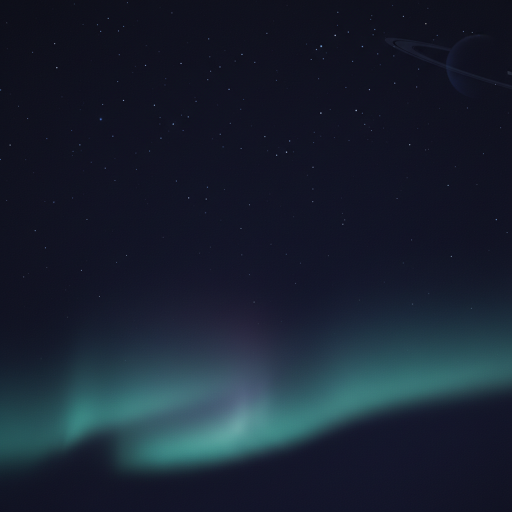
#> input picture assets/wallpaper.png, 1024 x 1024 px (shown at 1/2 size)
$ python preview.py
#> lines starting #> are read from the running program, lines starting #| are printed output that depends on the picture
### build/palette.py
"""
Albiorix — master colour palette (single source of truth).

Albiorix is an irregular moon of Saturn, named after a Gaulish war-god.
The theme is a deep-space dark theme: a cool indigo-charcoal base (never pure
black), one confident aurora-teal accent, and a teal-tinted outgoing bubble.
Bright teal is used only for accents that sit on dark surfaces (text, icons,
links, outlines); filled accent areas that carry light text use a deeper teal so
contrast stays within WCAG AA.

All values are 6-digit lowercase hex (no leading '#'). Alpha, where needed, is
applied per-platform in build.py.
"""

PALETTE = {
    # ── Deep-space surfaces (dark, cool, never pure black) ────────────────
    "bgDeep":      "0a0d13",  # deepest base (status bar / behind everything)
    "bg":          "0c0f16",  # app background — chat list, settings, screens
    "bgOver":      "12161f",  # base with pointer hover
    "bgRipple":    "171c27",  # ripple / pressed on base
    "surface":     "141a24",  # elevated surface — action bar, search, sections
    "surface2":    "1b2230",  # higher elevation — menus, dialogs, sheets
    "border":      "232c3a",  # hairlines, dividers, outlines

    # ── Message bubbles ───────────────────────────────────────────────────
    "inBubble":    "161d28",  # incoming bubble (cool elevated)
    "inBubbleSel": "1d2738",  # incoming, selected
    "outBubble":   "0f564e",  # outgoing bubble (deep aurora teal)
    "outBubbleGrad":"15695d", # outgoing bubble subtle gradient stop (Android)
    "outBubbleSel":"18675d",  # outgoing, selected
    "serviceBg":   "0f1620",  # service-message pill (alpha applied per platform)

    # ── Text ──────────────────────────────────────────────────────────────
    "text":        "e9eef5",  # primary text (cool off-white, not pure white)
    "textSub":     "8a99ae",  # secondary text, subtitles, timestamps
    "textDim":     "5c6776",  # disabled / hints / placeholders
    "onAccent":    "ffffff",  # text/icon on filled accent (deep teal -> white ok)

    # ── Accent (aurora teal) ──────────────────────────────────────────────
    "accent":      "35d6be",  # bright teal — links/icons/online/outline on dark
    "accentText":  "4fe3cd",  # brighter teal for in-bubble links
    "accentFill":  "0c8071",  # deep teal fill — buttons, send, active areas (AA)
    "accentFillOver":"0f9282",# fill hover
    "accentFillRipple":"12a392",# fill ripple
    "accentDeep":  "103f3a",  # deep teal — selected chat row, pressed accent
    "accentDim":   "1c5048",  # muted teal — selected incoming bubble overlay

    # ── Functional / semantic (kept hued, tuned for dark) ─────────────────
    "red":         "ff5c5c",  # destructive / errors
    "redDim":      "e0484c",  # pressed destructive
    "green":       "4fc97a",  # success / calls answered / verified
    "gold":        "e6b873",  # Saturn-ring micro-accent: stars, premium, pinned
    "orange":      "e8a85f",  # warnings / some file types

    # ── Avatar / accent palette spread (placeholder avatars, folders) ─────
    # cohesive cool/jewel set so default avatars don't clash with the theme
    "av1":         "35d6be",  # teal
    "av2":         "5aa7ff",  # azure
    "av3":         "9d8cff",  # violet
    "av4":         "e6b873",  # gold
    "av5":         "ff7a9c",  # rose
    "av6":         "4fc97a",  # green
    "av7":         "f08a5d",  # coral
}


def hx(token):
    """Return the 6-digit hex for a palette token (or pass through a literal)."""
    return PALETTE.get(token, token)

### build/preview.py
#!/usr/bin/env python3
"""
Render accurate Albiorix previews from the exact palette (no guess-work):

  assets/preview.png     a phone chat mock-up using the real theme colours
  assets/palette.png     labelled swatches of the key roles

Rendered at 2x and downsampled for crisp anti-aliasing.  Run: python3 build/preview.py
"""
import os, sys
from PIL import Image, ImageDraw, ImageFont

sys.path.insert(0, os.path.dirname(os.path.abspath(__file__)))
from palette import hx

ROOT = os.path.dirname(os.path.dirname(os.path.abspath(__file__)))
ASSETS = os.path.join(ROOT, "assets")
S = 2  # supersample factor
FONT = "/usr/share/fonts/truetype/dejavu/DejaVuSans.ttf"
FONTB = "/usr/share/fonts/truetype/dejavu/DejaVuSans-Bold.ttf"

def C(tok, a=255):
    r, g, b = int(hx(tok)[0:2], 16), int(hx(tok)[2:4], 16), int(hx(tok)[4:6], 16)
    return (r, g, b, a)

def f(size, bold=False):
    return ImageFont.truetype(FONTB if bold else FONT, size * S)

# [11 lines left out: function wrap, not called in this run]

def circle_avatar(size):
    """Round crop of the ring-planet icon for the chat avatar."""
    path = os.path.join(ASSETS, "icon.png")
    im = Image.open(path).convert("RGBA").resize((size, size), Image.LANCZOS)
    mask = Image.new("L", (size, size), 0)
    ImageDraw.Draw(mask).ellipse((0, 0, size, size), fill=255)
    im.putalpha(mask)
    return im

# [12 lines left out: function grad_bubble, not called in this run]


def render_chat():
    W, H = 760 * S, 1480 * S
    img = Image.new("RGBA", (W, H), C("bgDeep"))
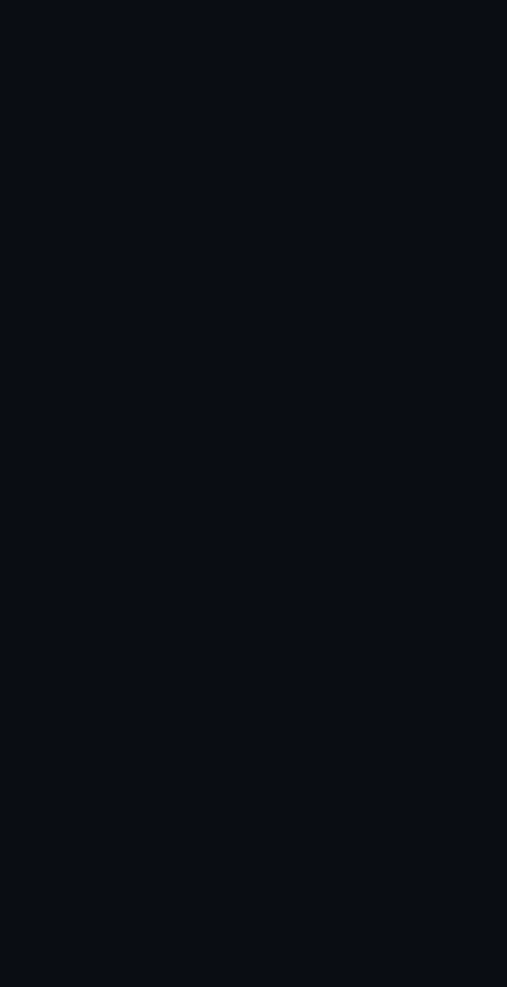
#> img: PIL image 1520x2960 RGBA (shown at 1/3 size); mean R, G, B, A 10, 13, 19, 255
    d = ImageDraw.Draw(img)

    pad = 22 * S
    statusH = 38 * S
    barH = 92 * S

    # ── chat wallpaper behind messages ──
    wp = Image.open(os.path.join(ASSETS, "wallpaper.png")).convert("RGB")
#> wp is the input picture: PIL image 1024x1024 RGB; mean R, G, B 24.1, 33.6, 48.3
    area_top = statusH + barH
    area = (W, H - area_top - 100 * S)
    # cover-crop
    sc = max(area[0] / wp.width, area[1] / wp.height)
#> sc = 2.44
    wp2 = wp.resize((int(wp.width * sc), int(wp.height * sc)), Image.LANCZOS)
    cx, cy = (wp2.width - area[0]) // 2, (wp2.height - area[1]) // 2
#> cx = 490; cy = 0
    wp2 = wp2.crop((cx, cy, cx + area[0], cy + area[1]))
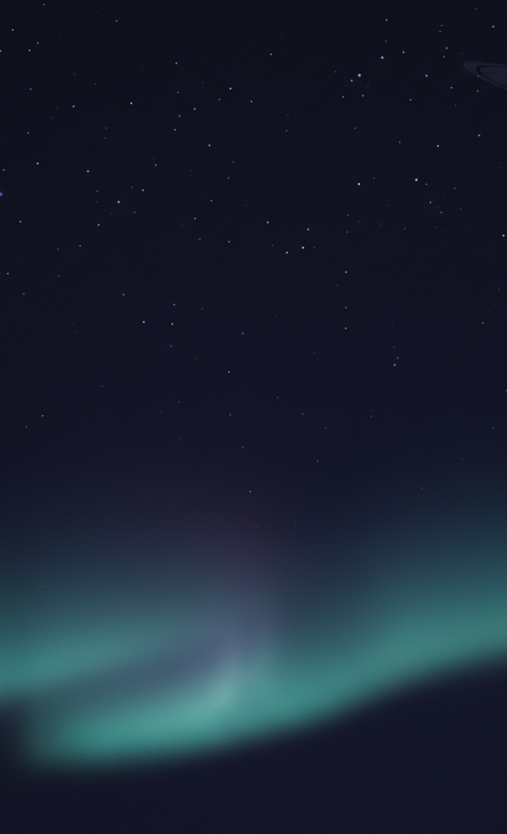
#> wp2: PIL image 1520x2500 RGB (shown at 1/3 size); mean R, G, B 26.2, 36.4, 51.7
    img.paste(wp2, (0, area_top))
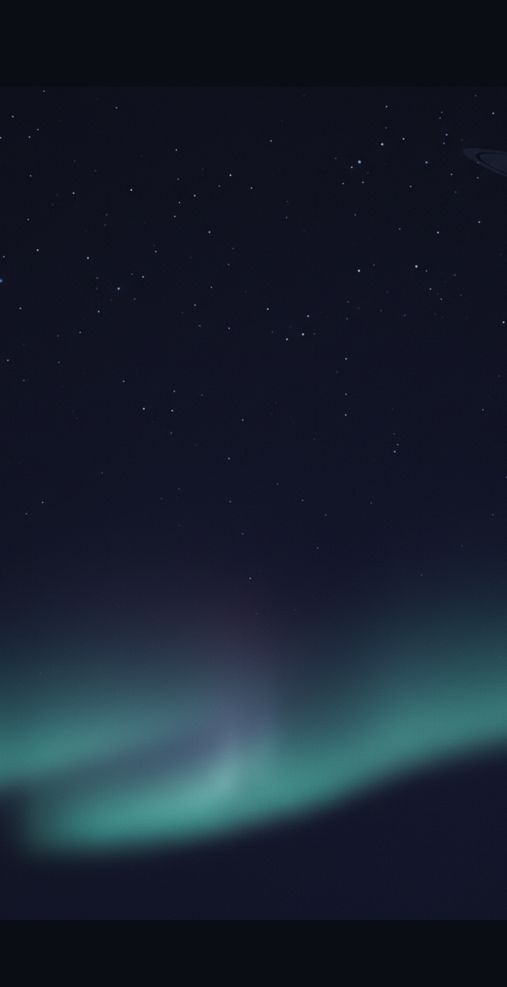
#> img: PIL image 1520x2960 RGBA (shown at 1/3 size); mean R, G, B, A 23.7, 32.7, 46.6, 255

    # ── status bar ──
    d.rectangle((0, 0, W, statusH), fill=C("bgDeep"))
    d.text((pad, statusH // 2), "9:41", font=f(15, True), fill=C("text"), anchor="lm")
    for i, r in enumerate((26, 18, 10)):  # faux signal/wifi/batt dots
        x = W - pad - i * 22 * S
        d.ellipse((x - 5 * S, statusH//2 - 5*S, x + 5*S, statusH//2 + 5*S), fill=C("textSub"))

    # ── action bar ──
    d.rectangle((0, statusH, W, statusH + barH), fill=C("surface"))
    by = statusH + barH // 2
    d.text((pad, by), "‹", font=f(34, True), fill=C("accent"), anchor="lm")
    av = circle_avatar(56 * S)
    img.paste(av, (pad + 30 * S, statusH + (barH - 56 * S)//2), av)
    tx = pad + 30 * S + 56 * S + 16 * S
    d.text((tx, by - 13 * S), "Albiorix", font=f(21, True), fill=C("text"), anchor="lm")
    d.text((tx, by + 13 * S), "moon of Saturn · online",
           font=f(14), fill=C("accent"), anchor="lm")
    d.text((W - pad, by), "⋮", font=f(28, True), fill=C("textSub"), anchor="rm")
    # vector phone glyph
    px, pyy = W - pad - 30 * S, by
    d.arc((px-9*S, pyy-9*S, px+9*S, pyy+9*S), 100, 200, fill=C("textSub"), width=max(2, S*2))

    # ── messages ──
    y = area_top + 22 * S
    rad = 22 * S
    maxw = int(W * 0.72)

    # [60 lines left out: functions service, bubble, not called in this run]

    service("TODAY")
    bubble("Found a new moon orbiting Saturn tonight.", out=False, time="21:04")
    bubble("They're calling it Albiorix.", out=False, time="21:04")
    bubble("Perfect name for a dark theme.", out=True, time="21:06")
    bubble("Deep space indigo, one aurora-teal accent. Docs here: yoav.xyz",
           out=True, time="21:06", link=True)
    bubble("Looks incredible — installing it now.", out=False, time="21:07",
           reply=("Albiorix", "Deep space indigo, one aurora-teal accent…"))

    # ── input bar ──
    iy0 = H - 96 * S
    d.rectangle((0, iy0, W, H), fill=C("surface"))
    # vector smiley
    sx, sy = pad + 16 * S, iy0 + 48 * S
    d.ellipse((sx-12*S, sy-12*S, sx+12*S, sy+12*S), outline=C("textSub"), width=max(2, S*2))
    d.ellipse((sx-6*S, sy-5*S, sx-2*S, sy-1*S), fill=C("textSub"))
    d.ellipse((sx+2*S, sy-5*S, sx+6*S, sy-1*S), fill=C("textSub"))
    d.arc((sx-7*S, sy-4*S, sx+7*S, sy+7*S), 20, 160, fill=C("textSub"), width=max(2, S*2))
    pill = (pad + 40 * S, iy0 + 22 * S, W - 90 * S, iy0 + 74 * S)
    d.rounded_rectangle(pill, radius=26 * S, fill=C("bgDeep"))
    d.text((pill[0] + 20 * S, iy0 + 48 * S), "Message", font=f(16),
           fill=C("textDim"), anchor="lm")
    # vector paperclip-ish attach (diagonal rounded line)
    ax, ay = pill[2] - 20 * S, iy0 + 48 * S
    d.line((ax-2*S, ay-10*S, ax-2*S, ay+8*S), fill=C("textSub"), width=max(2, S*2))
    d.arc((ax-12*S, ay-10*S, ax+8*S, ay+6*S), 200, 360, fill=C("textSub"), width=max(2, S*2))
    # send button
    sb = (W - 74 * S, iy0 + 22 * S, W - 22 * S, iy0 + 74 * S)
    d.ellipse(sb, fill=C("accentFill"))
    scx, scy = (sb[0]+sb[2])//2, (sb[1]+sb[3])//2
    d.polygon([(scx-9*S, scy-9*S), (scx+11*S, scy), (scx-9*S, scy+9*S),
               (scx-4*S, scy)], fill=C("onAccent"))

    out = img.convert("RGB").resize((W // S, H // S), Image.LANCZOS)
    out.save(os.path.join(ASSETS, "preview.png"), "PNG")
    print("  wrote assets/preview.png")


# [27 lines left out: function render_palette, not called in this run]


if __name__ == "__main__":
    print("Albiorix preview")
#> (the run stopped early here; a loop or call above may not have finished)
